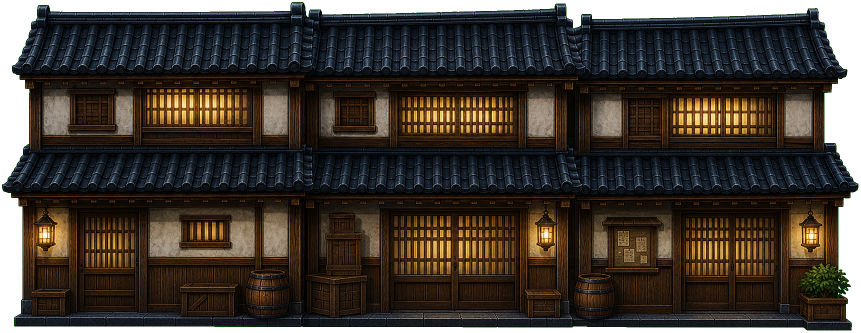
#> input picture images/stage4_town_part_machiya.png, 1721 x 665 px, found by its file name (shown at 1/2 size)
$ python draw_town_sequence.py
#> lines starting #> are read from the running program, lines starting #| are printed output that depends on the picture
#!/usr/bin/env python3
# stage4 城下町の並び(全9区画)を実パーツ画像で俯瞰表示し、shops の位置(中央/1回)を示す。
from PIL import Image, ImageDraw, ImageFont

ROWS = [
    ("townMachiya", -36, 906), ("townNagaya", 848, 896), ("townMachiya", 1722, 906),
    ("townNagaya", 2606, 896), ("townShops", 3480, 882), ("townMachiya", 4340, 906),
    ("townNagaya", 5224, 896), ("townMachiya", 6098, 906), ("townNagaya", 6982, 896),
]
IMG = {
    "townMachiya": "images/stage4_town_part_machiya.png",
    "townShops": "images/stage4_town_part_shops.png",
    "townNagaya": "images/stage4_town_part_nagaya.png",
}
APPROACH_X = 7878
STAGE_MID = 3921  # 町並みの列の中央（前後4区画ずつ）
H_GAME = 350
SCALE = 0.34
MINX = -60
TOP = 70
BOT = 46

def font(sz, jp=False):
    paths = (["/System/Library/Fonts/Hiragino Sans GB.ttc"] if jp else []) + [
        "/System/Library/Fonts/Menlo.ttc", "/System/Library/Fonts/Supplemental/Arial.ttf"]
    for p in paths:
        try:
            return ImageFont.truetype(p, sz)
        except Exception:
            pass
    return ImageFont.load_default()

def wx(x):
    return int((x - MINX) * SCALE)

world_right = APPROACH_X + 260
W = wx(world_right)
bh = int(H_GAME * SCALE)
Hh = TOP + bh + BOT
canvas = Image.new("RGB", (W, Hh), (16, 20, 32))
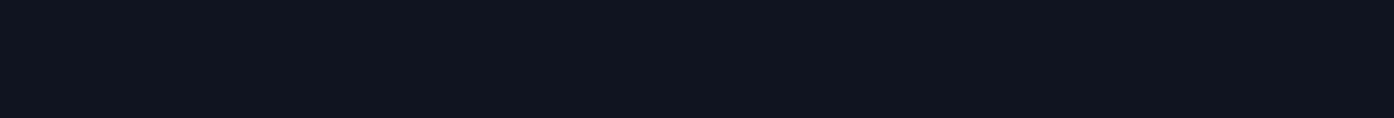
#> canvas: PIL image 2787x235 RGB (shown at 1/2 size); mean R, G, B 16, 20, 32
d = ImageDraw.Draw(canvas)
base = TOP + bh  # 建物の底辺

cache = {}
for key, x, w in ROWS:
    if key not in cache:
        cache[key] = Image.open(IMG[key]).convert("RGBA")
    im = cache[key]
#> im is the input picture: PIL image 1721x665 RGBA; mean R, G, B, A 40.9, 58.6, 26.3, 228.4
    dw, dh = int(w * SCALE), bh
    im2 = im.resize((dw, dh), Image.LANCZOS)
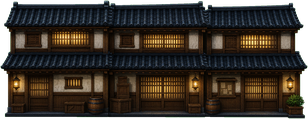
#> im2: PIL image 308x119 RGBA; mean R, G, B, A 41.5, 35.1, 27.1, 228.4; transparent parts drawn white
    px = wx(x)
    shops = (key == "townShops")
    if not shops:
        # 繰り返しパーツは少し暗くしてアクセントを際立たせる
        dark = Image.new("RGBA", im2.size, (0, 0, 0, 90))
        im2 = Image.alpha_composite(im2, dark)
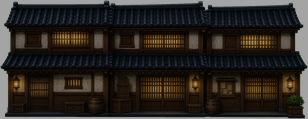
#> im2: PIL image 308x119 RGBA; mean R, G, B, A 26.4, 21.9, 16.9, 237.8; transparent parts drawn white
    canvas.paste(im2, (px, TOP), im2)
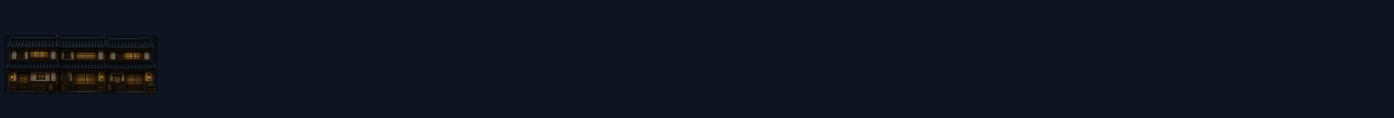
#> canvas: PIL image 2787x235 RGB (shown at 1/2 size); mean R, G, B 16.6, 20.2, 31.3
#> (the run stopped early here; a loop or call above may not have finished)
